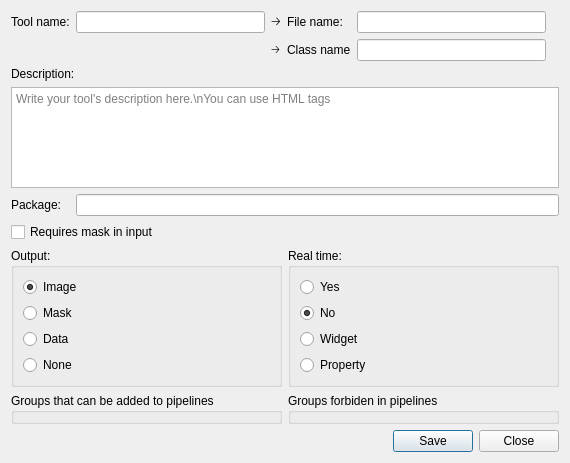
<?xml version="1.0" encoding="UTF-8"?>
<ui version="4.0">
 <class>dlg_new_tool</class>
 <widget class="QDialog" name="dlg_new_tool">
  <property name="geometry">
   <rect>
    <x>0</x>
    <y>0</y>
    <width>570</width>
    <height>463</height>
   </rect>
  </property>
  <property name="windowTitle">
   <string>New tool wizard</string>
  </property>
  <property name="modal">
   <bool>true</bool>
  </property>
  <layout class="QGridLayout" name="gridLayout_2" columnstretch="1,1">
   <item row="0" column="0" colspan="2">
    <layout class="QGridLayout" name="gridLayout">
     <item row="3" column="0" colspan="6">
      <widget class="QTextEdit" name="te_description">
       <property name="placeholderText">
        <string>Write your tool's description here.\nYou can use HTML tags</string>
       </property>
      </widget>
     </item>
     <item row="0" column="0">
      <widget class="QLabel" name="label">
       <property name="text">
        <string>Tool name:</string>
       </property>
      </widget>
     </item>
     <item row="0" column="5">
      <widget class="QLabel" name="lbl_file_exists">
       <property name="text">
        <string/>
       </property>
       <property name="pixmap">
        <pixmap>../resources/OK.png</pixmap>
       </property>
      </widget>
     </item>
     <item row="0" column="3">
      <widget class="QLabel" name="label_5">
       <property name="text">
        <string>File name:</string>
       </property>
      </widget>
     </item>
     <item row="5" column="0" colspan="6">
      <widget class="QCheckBox" name="chk_mask_required">
       <property name="text">
        <string>Requires mask in input</string>
       </property>
      </widget>
     </item>
     <item row="0" column="2">
      <widget class="QLabel" name="label_4">
       <property name="text">
        <string notr="true">🡢</string>
       </property>
      </widget>
     </item>
     <item row="0" column="1">
      <widget class="QLineEdit" name="le_tool_name"/>
     </item>
     <item row="1" column="3">
      <widget class="QLabel" name="label_3">
       <property name="text">
        <string>Class name</string>
       </property>
      </widget>
     </item>
     <item row="0" column="4">
      <widget class="QLineEdit" name="le_file_name">
       <property name="readOnly">
        <bool>true</bool>
       </property>
      </widget>
     </item>
     <item row="1" column="2">
      <widget class="QLabel" name="label_6">
       <property name="font">
        <font>
         <pointsize>8</pointsize>
        </font>
       </property>
       <property name="text">
        <string notr="true">🡢</string>
       </property>
      </widget>
     </item>
     <item row="1" column="4">
      <widget class="QLineEdit" name="le_class_name">
       <property name="readOnly">
        <bool>true</bool>
       </property>
      </widget>
     </item>
     <item row="2" column="0" colspan="6">
      <widget class="QLabel" name="label_2">
       <property name="text">
        <string>Description:</string>
       </property>
      </widget>
     </item>
     <item row="4" column="0">
      <widget class="QLabel" name="label_7">
       <property name="text">
        <string>Package:</string>
       </property>
      </widget>
     </item>
     <item row="4" column="1" colspan="5">
      <widget class="QLineEdit" name="le_package_name"/>
     </item>
    </layout>
   </item>
   <item row="1" column="0">
    <layout class="QVBoxLayout" name="verticalLayout_4">
     <item>
      <widget class="QGroupBox" name="groupBox">
       <property name="title">
        <string>Output:</string>
       </property>
       <property name="checkable">
        <bool>false</bool>
       </property>
       <layout class="QVBoxLayout" name="verticalLayout">
        <item>
         <widget class="QRadioButton" name="rb_output_image">
          <property name="text">
           <string>Image</string>
          </property>
          <property name="checked">
           <bool>true</bool>
          </property>
         </widget>
        </item>
        <item>
         <widget class="QRadioButton" name="rb_output_mask">
          <property name="text">
           <string>Mask</string>
          </property>
         </widget>
        </item>
        <item>
         <widget class="QRadioButton" name="rb_output_data">
          <property name="text">
           <string>Data</string>
          </property>
         </widget>
        </item>
        <item>
         <widget class="QRadioButton" name="rb_output_none">
          <property name="text">
           <string>None</string>
          </property>
         </widget>
        </item>
       </layout>
      </widget>
     </item>
     <item>
      <widget class="QGroupBox" name="gb_pipeline_tool_groups">
       <property name="title">
        <string>Groups that can be added to pipelines</string>
       </property>
      </widget>
     </item>
     <item>
      <spacer name="verticalSpacer">
       <property name="orientation">
        <enum>Qt::Vertical</enum>
       </property>
       <property name="sizeHint" stdset="0">
        <size>
         <width>20</width>
         <height>40</height>
        </size>
       </property>
      </spacer>
     </item>
    </layout>
   </item>
   <item row="1" column="1">
    <layout class="QVBoxLayout" name="verticalLayout_3">
     <item>
      <widget class="QGroupBox" name="groupBox_2">
       <property name="title">
        <string>Real time:</string>
       </property>
       <layout class="QVBoxLayout" name="verticalLayout_2">
        <item>
         <widget class="QRadioButton" name="rb_rt_yes">
          <property name="text">
           <string>Yes</string>
          </property>
         </widget>
        </item>
        <item>
         <widget class="QRadioButton" name="rb_rt_no">
          <property name="text">
           <string>No</string>
          </property>
          <property name="checked">
           <bool>true</bool>
          </property>
         </widget>
        </item>
        <item>
         <widget class="QRadioButton" name="rb_rt_widget">
          <property name="text">
           <string>Widget</string>
          </property>
         </widget>
        </item>
        <item>
         <widget class="QRadioButton" name="rb_rt_property">
          <property name="text">
           <string>Property</string>
          </property>
         </widget>
        </item>
       </layout>
      </widget>
     </item>
     <item>
      <widget class="QGroupBox" name="gb_no_pipeline_tool_groups">
       <property name="title">
        <string>Groups forbiden in pipelines</string>
       </property>
      </widget>
     </item>
     <item>
      <spacer name="verticalSpacer_2">
       <property name="orientation">
        <enum>Qt::Vertical</enum>
       </property>
       <property name="sizeHint" stdset="0">
        <size>
         <width>20</width>
         <height>40</height>
        </size>
       </property>
      </spacer>
     </item>
    </layout>
   </item>
   <item row="2" column="1">
    <layout class="QHBoxLayout" name="horizontalLayout">
     <item>
      <spacer name="horizontalSpacer">
       <property name="orientation">
        <enum>Qt::Horizontal</enum>
       </property>
       <property name="sizeHint" stdset="0">
        <size>
         <width>40</width>
         <height>20</height>
        </size>
       </property>
      </spacer>
     </item>
     <item>
      <widget class="QPushButton" name="bt_save">
       <property name="text">
        <string>Save</string>
       </property>
      </widget>
     </item>
     <item>
      <widget class="QPushButton" name="bt_cancel">
       <property name="text">
        <string>Close</string>
       </property>
      </widget>
     </item>
    </layout>
   </item>
  </layout>
 </widget>
 <resources/>
 <connections/>
</ui>
